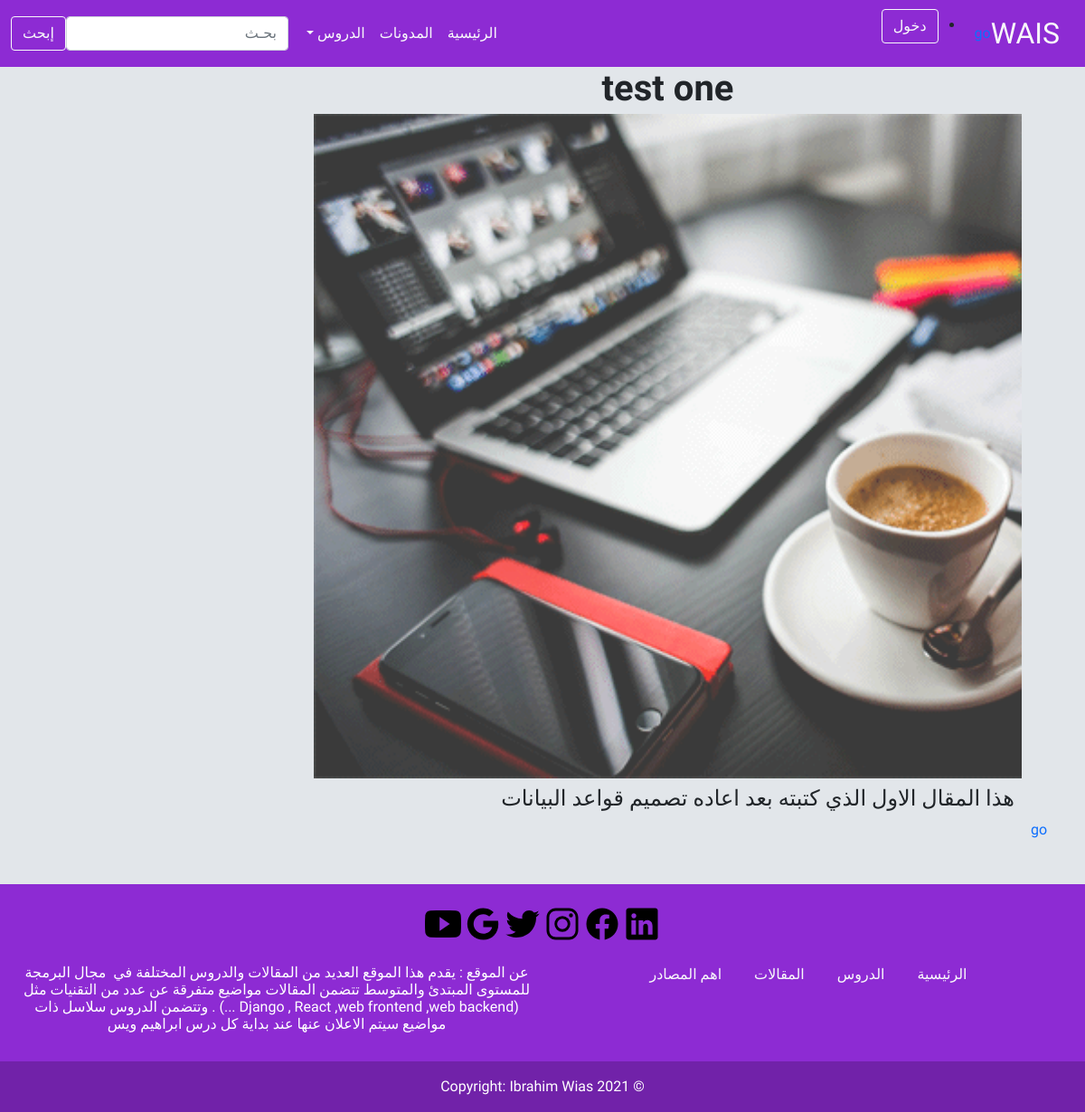
Screenshot of /home/test-one with the database file from the repository.
### home/models.py (models this page shows, shortened)
class Blog(models.Model):
    owner = models.ForeignKey(User, related_name='blog_owner', on_delete=models.CASCADE)
    title = models.CharField(max_length=50)
    contant = models.TextField( max_length=5000)
    date = models.DateField(auto_now=True)
    image = models.ImageField(upload_to='blog/')
    slug = models.SlugField(blank=True,null=True)

### home/views.py (the view)
# urls.py: path('<str:slug>',views.blog ,name='blog' ),
def blog(request,slug):
    article = Blog.objects.get(slug =slug)
    context = {'article':article}
    return render(request,'home/templates/home/blog.html',context)

### home/templates/home/blog.html (shortened to what this page needs)
{% extends 'templates/base.html' %}
{% load static %}
{% block body %}
<div class="container m-1">
<h1 style='text-align:center;'>{{article.title}}</h1>
<img src="{{article.image.url}}" width="100%">
<div class="m-2">
    <h4>{{article.contant}}</h4>
</div>
</div>
    <a href="/home/addblog">go</a>
    {% endblock body %}

### static/home/style.css (style rules this page uses)
body { background: #E2E6EA; }
h1,h3 { text-align: center; font-weight: 900; line-height: 1; }

### templates/base.html (style rules this page uses)
a { text-decoration: none; }
body,footer { direction: rtl; font-family: 'Tajawal', sans-serif; }

### rows the page displays
Blog: title "test one", image (picture), contant "هذا المقال الاول الذي كتبته بعد اعاده تصميم قواعد البيانات"
